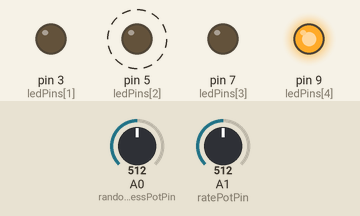
Recording of a sketch running on a simulated Arduino Uno, built with avr-gcc and run on an emulated ATmega328P. Shown: output pins drawn as LEDs (lit = HIGH). Dashed ring = blinking. The test bench sets the inputs (shaded band); at power-on: A1 (ratePotPin) = 512, A0 (randomnessPotPin) = 512. Random numbers use the default seed unless the sketch sets one; pins used as bus, display or sensor lines are not drawn.

Above: at 0.57 s.
1.3 s: A1 (ratePotPin) set to 1023
At 2.78 s:
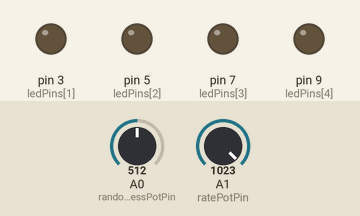
4.3 s: A0 (randomnessPotPin) set to 716
At 5.53 s:
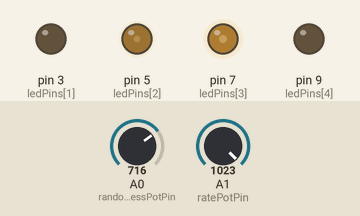
7.3 s: A1 (ratePotPin) set to 716
At 7.54 s:
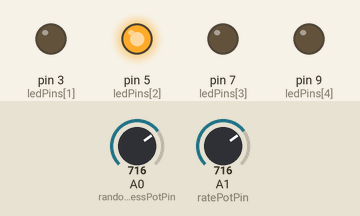
10.3 s: A1 (ratePotPin) set to 1023
At 10.45 s:
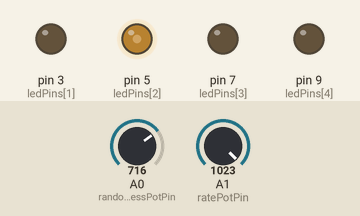
13.3 s: A0 (randomnessPotPin) set to 900
16.3 s: A1 (ratePotPin) set to 511
Timing chart, 0 to 20.3 s (numbered marks = the images above; inputs shaded):
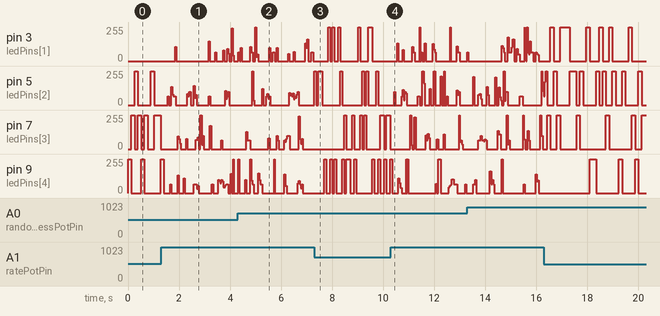

The sketch:

project-01.ino
```cpp
int ledPins[] = {1, 3, 5, 7, 9};
int ledPinNum = 5;
int idleLedPin = 2;

int randomnessPotPin = A0;
int ratePotPin = A1;

int minDelayTime = 5;
int maxDelayTime = 250;

// SETUP
void setup() {
  Serial.begin(9600);

  initPinModes();
}

void initPinModes() {
  for(int i = 0; i < ledPinNum; i++) {
    pinMode(ledPins[i], OUTPUT);
  }
}

// LOOP
void loop() {
  writeLedPins();
}

void writeLedPins() {
  if(analogRead(ratePotPin) <= 1) {
    digitalWrite(ledPins[idleLedPin], HIGH);
  } else {
    digitalWrite(ledPins[idleLedPin], LOW);

    for(int i = 0; i < ledPinNum; i++) {
      int index = random(1024) < analogRead(randomnessPotPin) ? random(ledPinNum) : i;

      digitalWrite(ledPins[index], HIGH);
      delay(readDelayTime());
      digitalWrite(ledPins[index], LOW);
    }
  }
}

int readDelayTime() {
  float potValue = 1.0f - analogRead(ratePotPin) / 1023.0f;
  return minDelayTime + (maxDelayTime - minDelayTime) * potValue;
}
```
